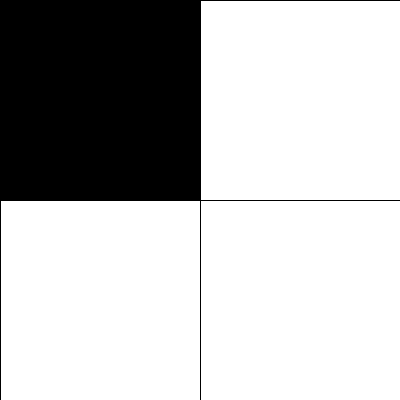
Frame 1 (no input)
Frame 60 (the mouse pressed at the canvas centre just before this capture): identical to frame 1, image omitted
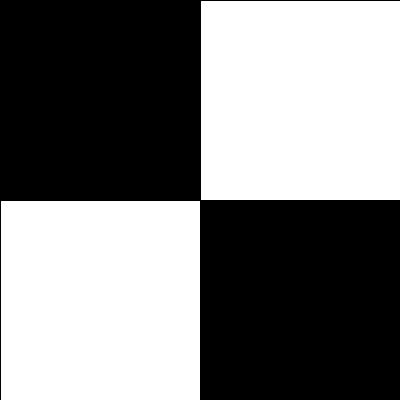
Frame 120 (the mouse held since frame 60 and released just before this capture)

The Processing sketch that drew these frames (run headless with seeded random() and noise(); from frame 60 on, the mouse is pressed at the canvas centre):

// Processing sketch: prac6
// ── prac6.pde
int cant = 2;
float th, tv;

void setup() {
  size(400, 400);
  th = width/cant;
  tv = height/cant;
  for (int j = 0; j < cant; j++) {
    for (int i = 0; i < cant; i++) {
      rect(i*th, j*tv, th, tv);
    }
  }
}

void draw() {
  fill(0);
  int x = int(mouseX/th);
  int y = int(mouseY/tv);
  rect(x*th, y*tv, th, tv);
}
